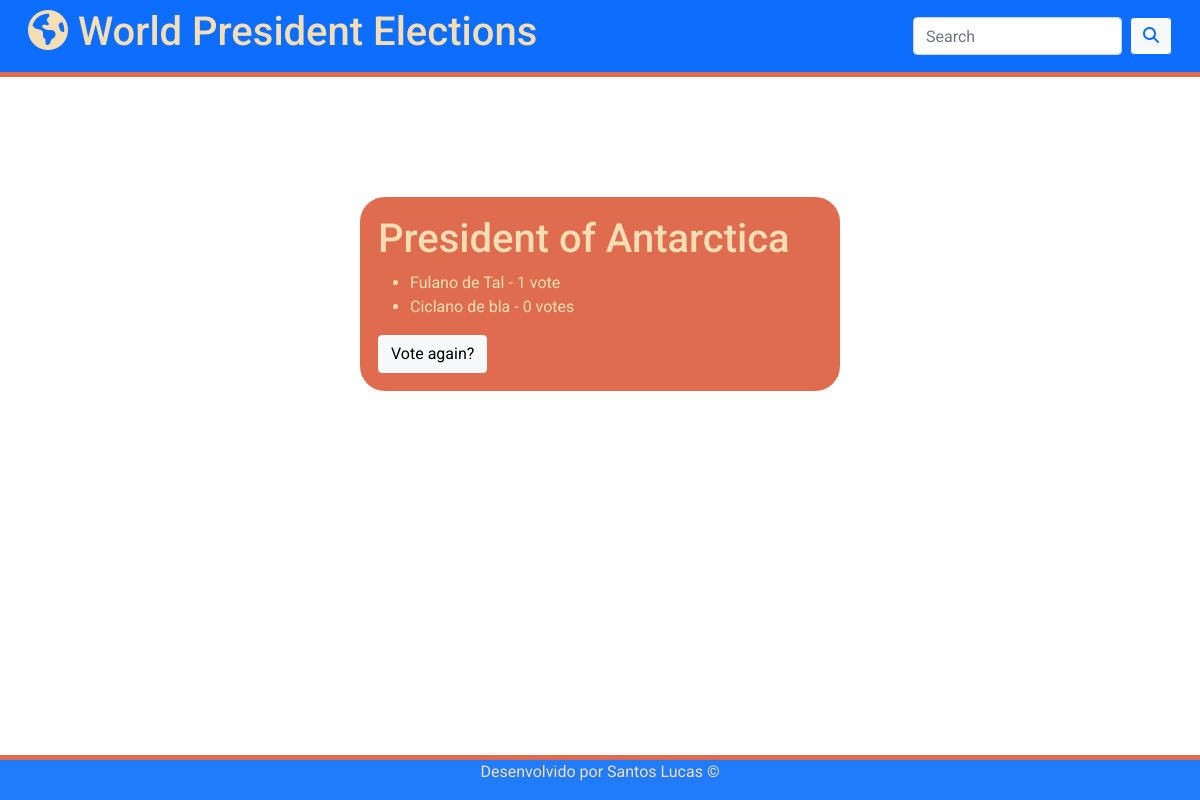
Page /polls/6/results/ on the earlier database version.
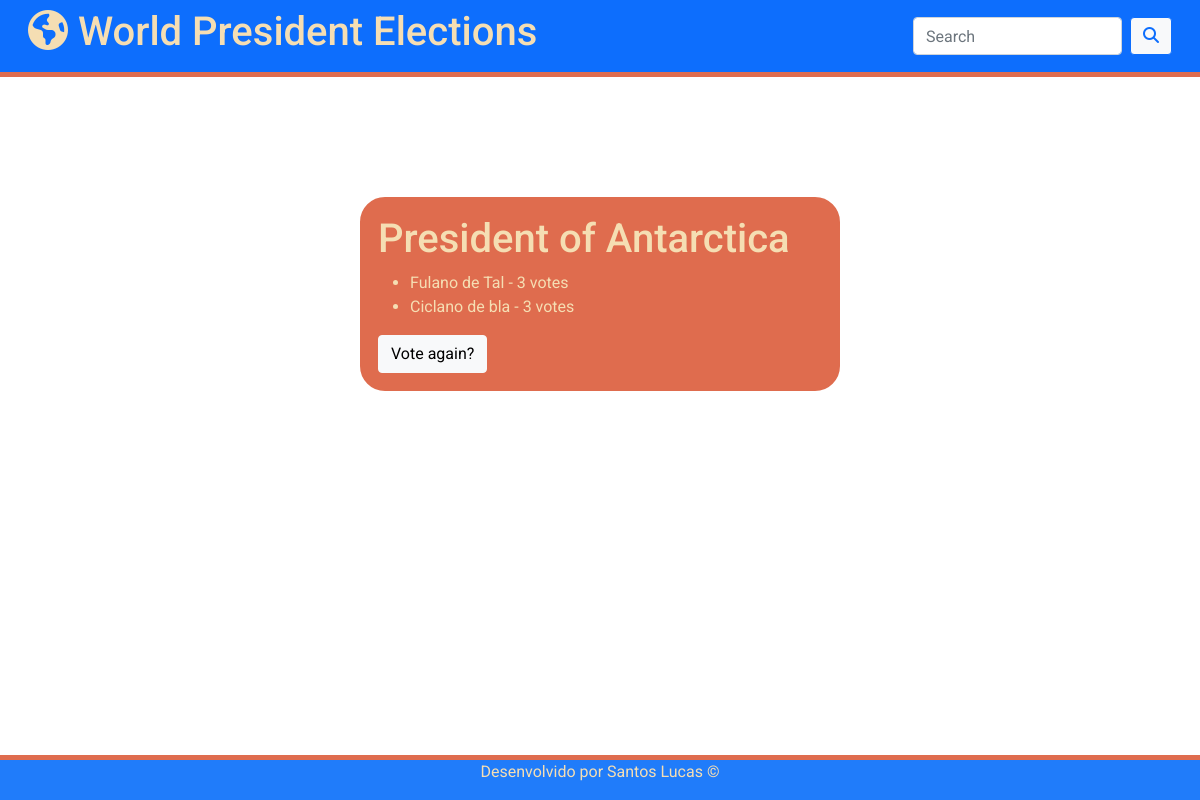
Same page on the later database version.
### polls/models.py (models this page shows, shortened)
class Choice(models.Model):
    question = models.ForeignKey(Question, on_delete=models.CASCADE)
    choice_text = models.CharField(max_length=200)
    votes = models.IntegerField(default=0)
    def was_published_recently(self):
        now = timezone.now()
        return now - datetime.timedelta(days=1) <= self.pub_date <= now
    was_published_recently.admin_order_field = 'pub_date'
    was_published_recently.boolean = True
    was_published_recently.short_description = 'Published recently?'

### polls/views.py (the view)
# urls.py: path('<int:pk>/results/', views.ResultsView.as_view(), name='results'),
class ResultsView(generic.DetailView):
    model = Question
    template_name = 'polls/results.html'

### polls/templates/polls/results.html
{% extends 'base.html' %}
{% load static %}
{% load crispy_forms_tags %}
{% block content %}
<div class="card">
    <div class="card-body">
        <h1 class="card-title">{{ question.question_text }}</h1>
        <ul>
            {% for choice in question.choice_set.all %}
            <li>{{ choice.choice_text }} - {{ choice.votes }} vote{{ choice.votes|pluralize }}</li>
            {% endfor %}
        </ul>
        <a href="{% url 'polls:detail' question.id %}">
            <button class="btn btn-light">Vote again?</button>
        </a>
    </div>
</div>
{% endblock %}

Differences in the rows shown:
changed Choice "Fulano de Tal": votes "1" → "3"
changed Choice "Ciclano de bla": votes "0" → "3"
